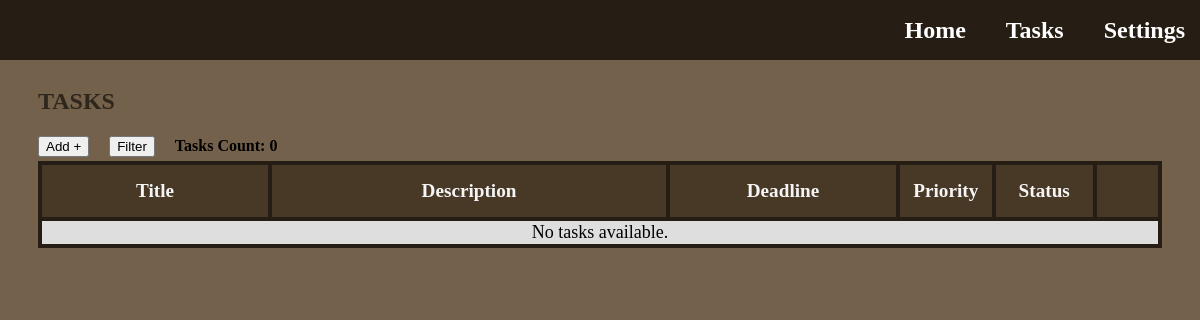
/tasks (signed in), run on an earlier commit of the app's database.
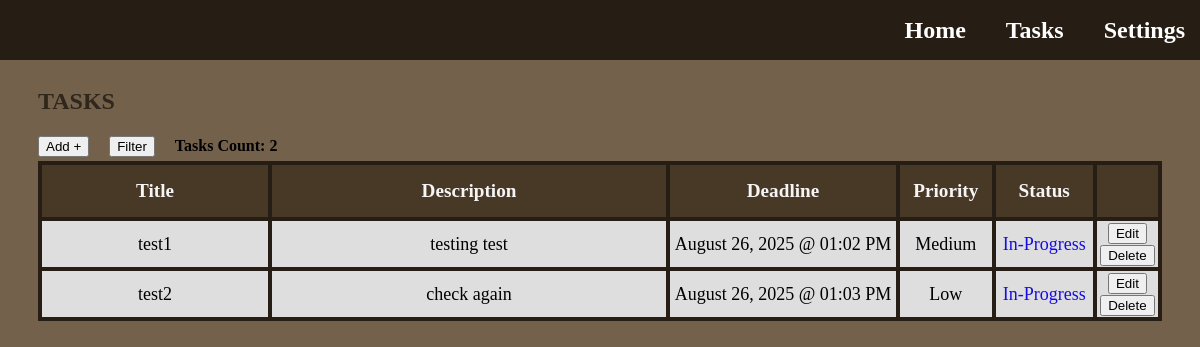
And on a later commit of the database.
### app.py (models this page shows)
class Task(db.Model):
    id = db.Column(db.Integer, primary_key=True)
    title = db.Column(db.String(128), nullable=False)
    description = db.Column(db.Text, nullable=True)
    priority = db.Column(db.String(50), nullable=False)
    deadline = db.Column(db.DateTime, nullable=True)
    status = db.Column(db.String(50), nullable=False, default='In-Progress')
    set_today_reminder = db.Column(db.Boolean, nullable=False, default=True)
    set_tomorrow_reminder = db.Column(db.Boolean, nullable=False, default=True)
    user_id = db.Column(db.Integer, db.ForeignKey('user.id'), nullable=False)
    user = db.relationship('User', backref=db.backref('tasks', lazy=True))

### app.py (the view, shortened to what this page needs)
@app.route('/tasks')
def tasks():
    user_id = session['user_id']
    sort_title = session.get('sort_title')
    sort_type = session.get('sort_type')
    filter_priorities = session.get('filter_priorities', [])
    filter_status = session.get('filter_status', [])
    filter_months = session.get('filter_months', [])
    filter_year = session.get('filter_year', None)
    filter_day = session.get('filter_day', None)
    priority_order_descending = case(
        (Task.priority == 'High', 1),
        (Task.priority == 'Medium', 2),
        (Task.priority == 'Low', 3),
    )
    priority_order_ascending = case(
        (Task.priority == 'Low', 1),
        (Task.priority == 'Medium', 2),
        (Task.priority == 'High', 3),
    )
    status_order_complete = case(
        (Task.status == 'Complete', 1),
        (Task.status == 'In-Progress', 2)
    )
    status_order_in_progress = case(
        (Task.status == 'In-Progress', 1),
        (Task.status == 'Complete', 2)
    )
    query = Task.query.filter_by(user_id=user_id)
    if filter_priorities: # Only true if not empty
        query = query.filter(Task.priority.in_(filter_priorities)) # Filter by checked priorities within given priority list
    if filter_status:
        query = query.filter(Task.status.in_(filter_status)) # Filter by checked status within given status list
    if filter_months:
        query = query.filter(extract('month', Task.deadline).in_(filter_months)) # Filter by checked months within given months list; extract(...) - returns month number from Task columns and matches to filter months list
    if filter_year:
        query = query.filter(extract('year', Task.deadline) == filter_year) # Filter by typed year; extracts year from deadline column in database
    if filter_day:
        query = query.filter(extract('day', Task.deadline) == filter_day) # Filter by typed day; extracts day from deadline column in database
    user_tasks = query.all()  # Get all tasks for this user according to the id, default order is by date task was created from earliest to latest
    user_tasks_count = query.count() # Gets the total count of tasks of the user
    return render_template('tasks.html', tasks=user_tasks, count=user_tasks_count, sort_title=sort_title, sort_type=sort_type, filter_priorities=filter_priorities, filter_status=filter_status, filter_months=filter_months, filter_year=filter_year, filter_day=filter_day)

### templates/tasks.html (shortened to what this page needs)
{% extends "base.html" %}
{% block content %}
  <h1 class="title-page">Tasks</h1>
  <div class="task-features">
    <button href="#" type="button" class="add-button" onclick="openPopup('add-task')">Add +</button>
    <button type="button" class="filter-sort-button" onclick="openPopup('filter-sort-task')">Filter</button>
    <h4>Tasks Count: {{ count }} </h2>
  </div>
  <section class="tasks-section">
      <table class="tasks-table">
        <thead class="table-header">
          <tr>
              <th class="task-title">Title</th>
              <th class="task-description">Description</th>
              <th class="task-deadline">Deadline</th>
              <th class="task-priority">Priority</th>
              <th class="task-status">Status</th>
              <th class="task-options"></th>
          </tr>
        </thead>
        <tbody id="task-body">
          {% for task in tasks %}
          <tr id="task-row">
            <td>{{ task.title }}</td>
            <td>{{ task.description }}</td>
            <td>{{ task.deadline.strftime('%B %d, %Y @ %I:%M %p')  }}</td>
            <td>{{ task.priority }}</td>
            <td class="task-status-data">
              <a href="{{ url_for('change_task_status', task_id=task.id)}}"
              class="task-status {{ task.status | lower | replace(' ', '-') }}">
                {{ task.status }}
              </a>
            </td>
            <td>
              <a>
                <button type="button" class="edit-button" onclick="openEditPopup(this, 'edit-task')"
                  data-id="{{ task.id }}"
                  data-title="{{ task.title }}"
                  data-description="{{ task.description }}"
                  data-priority="{{ task.priority }}"
                  data-deadline="{{ task.deadline.strftime('%B %d %Y @ %I:%M %p')  }}"
                  >
                  Edit
                </button>
              </a>
              <a href="{{ url_for('delete_task', task_id=task.id)}}">
                <button type="button" class="delete-button">Delete</button>
              </a>
            </td>
          </tr>
          {% else %}
          <tr>
            <td colspan="6">No tasks available.</td>
          </tr>
          {% endfor %}
        </tbody>
      </table>
  </section>
{% endblock %}

### templates/base.html (shortened to what this page needs)
<!DOCTYPE html>
<html lang="en">
<head>
    <link rel="stylesheet" href="{{ url_for('static', filename='style.css') }}">
</head>
<body class="homepage">
    <header class="navbar">
        <nav class="navbar-links">
            <a href="{{ url_for('home') }}">Home</a>
            <a href="{{ url_for('tasks') }}">Tasks</a>
            <a href="{{ url_for('settings') }}">Settings</a>
        </nav>
    </header>
    <main>
        {% block content %}{% endblock %}
    </main>
</body>
</html>

### static/style.css (style rules this page uses)
html, body { min-width: 800px; overflow-x: auto; }
.title-page { margin-top: 80px; margin-left: 30px; font-size: x-large; font-weight: bolder; text-transform: uppercase; font-family: 'Lucida Handwriting'; color: #2f261c; }
.homepage { background-color: #74614b; }
.navbar { background-color: #261e14; position: fixed; top: 0; left: 0; width: 100%; height: 60px; padding-left: 5px; display: flex; justify-content: flex-end; align-items: center; z-index: 1000; }
.navbar-links { display: flex; gap: 20px; }
.navbar-links a { font-family: 'Lucida Handwriting'; color: white; margin-right: 20px; font-weight: bold; font-size: 24px; text-decoration: none; }
.tasks-section { margin-left: 30px; margin-right: 30px; display: flex; justify-content: center; }
.tasks-table { border-collapse: collapse; width: 100%; height: 50%; table-layout: fixed; }
.tasks-table th, .tasks-table td { border: 4px solid #261e14; color: black; font-size: large; text-align: center; background: rgb(222, 222, 222); }
.tasks-table th { color: whitesmoke; font-weight: bolder; font-size: larger; height: 50px; background-color: #483826; }
.task-title { width: 20%; }
.task-description { white-space: normal; word-break: break-word; max-width: 400px; width: 35%; }
.task-deadline { width: 20%; }
.task-priority { width: 8%; }
.task-status { width: 8.5%; }
.task-options { width: 8.5; }
.task-status-data { text-decoration: none; color: white }
.task-status.in-progress { color: rgb(22, 11, 224); text-decoration: none; }
.task-features { margin-left: 30px; margin-right: 30px; height: 30px; display: flex; justify-content: flex-start; align-items: center; gap: 20px; }
.add-button { color: black; text-decoration: none; }

What changed in the data, as far as the page shows it:
added Task: title "test1", description "testing test", deadline "August 26, 2025 @ 01:02 PM", priority "Medium", status "In-Progress"
added Task: title "test2", description "check again", deadline "August 26, 2025 @ 01:03 PM", priority "Low", status "In-Progress"
Also different on the page:
{{ count }}: "0" → "2"
text no longer shown: "No tasks available."
